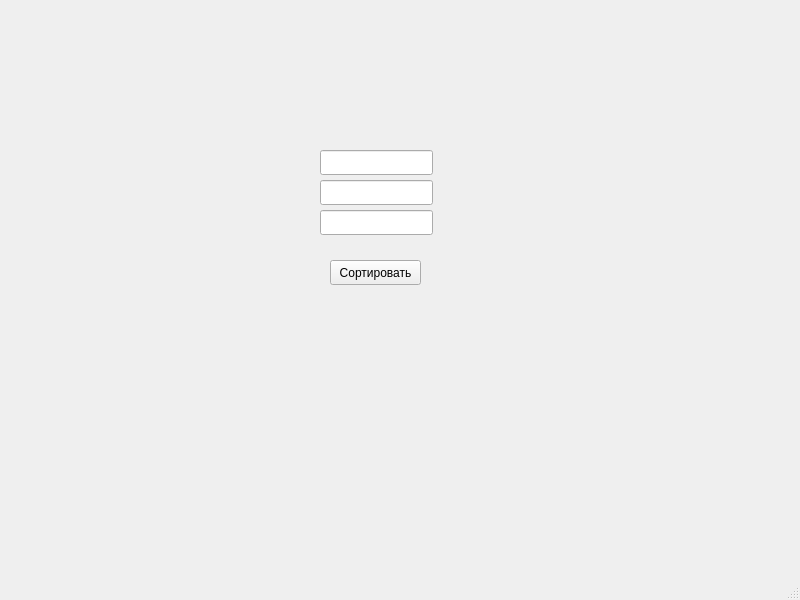
<?xml version="1.0" encoding="UTF-8"?>
<ui version="4.0">
 <class>MainWindow</class>
 <widget class="QMainWindow" name="MainWindow">
  <property name="geometry">
   <rect>
    <x>0</x>
    <y>0</y>
    <width>800</width>
    <height>600</height>
   </rect>
  </property>
  <property name="windowTitle">
   <string>MainWindow</string>
  </property>
  <widget class="QWidget" name="centralwidget">
   <widget class="QLineEdit" name="lineEdit">
    <property name="geometry">
     <rect>
      <x>320</x>
      <y>150</y>
      <width>113</width>
      <height>25</height>
     </rect>
    </property>
   </widget>
   <widget class="QLineEdit" name="lineEdit_2">
    <property name="geometry">
     <rect>
      <x>320</x>
      <y>180</y>
      <width>113</width>
      <height>25</height>
     </rect>
    </property>
   </widget>
   <widget class="QLineEdit" name="lineEdit_3">
    <property name="geometry">
     <rect>
      <x>320</x>
      <y>210</y>
      <width>113</width>
      <height>25</height>
     </rect>
    </property>
   </widget>
   <widget class="QPushButton" name="pushButton">
    <property name="geometry">
     <rect>
      <x>330</x>
      <y>260</y>
      <width>91</width>
      <height>25</height>
     </rect>
    </property>
    <property name="text">
     <string>Сортировать</string>
    </property>
   </widget>
   <widget class="QLabel" name="label">
    <property name="geometry">
     <rect>
      <x>314</x>
      <y>240</y>
      <width>121</width>
      <height>20</height>
     </rect>
    </property>
    <property name="text">
     <string/>
    </property>
   </widget>
  </widget>
  <widget class="QMenuBar" name="menubar">
   <property name="geometry">
    <rect>
     <x>0</x>
     <y>0</y>
     <width>800</width>
     <height>22</height>
    </rect>
   </property>
  </widget>
  <widget class="QStatusBar" name="statusbar"/>
 </widget>
 <resources/>
 <connections/>
</ui>
